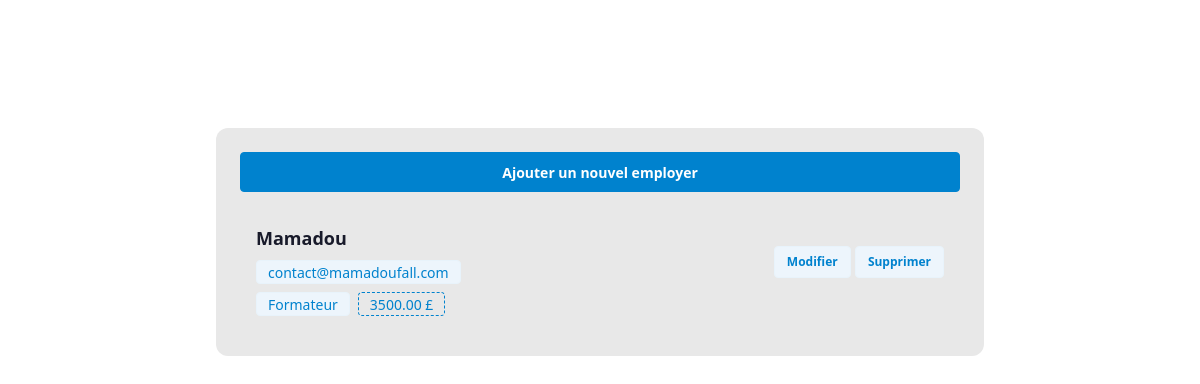
/, run on an earlier commit of the app's database.
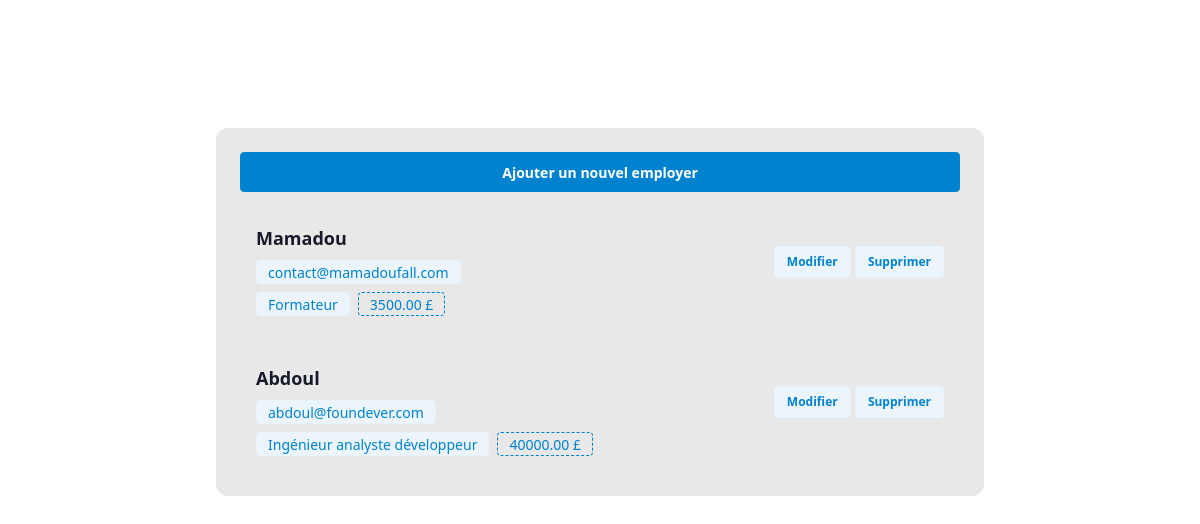
And on a later commit of the database.
### employer/models.py (models this page shows)
class Employer(models.Model):
    nom=models.CharField(max_length=100);
    email=models.EmailField(unique=True);
    poste=models.CharField(max_length=100);
    salaire=models.DecimalField(max_digits=10, decimal_places=2);

### employer/views.py (the view)
# urls.py: path('', views.liste_employers, name='liste_employers'),
def liste_employers(request):
    employers = Employer.objects.all()
    return render(request, 'employer/liste.html', {'employers': employers})

### employer/templates/employer/liste.html
{% extends "base.html" %}
{% block content %}
      <div class="w-full bg-base-200">
        <div class="mb-4">
            <a href="{% url 'ajouter_employer' %}" class="btn btn-primary w-full">Ajouter un nouvel employer</a>
        </div>
        <div class="space-y-4 w-full">
            {% for employer in employers %}
            <div class="p-4 bg-base-10 rounded-lg w-full flex justify-between items-center">
                <div class="space-y-2">
                    <p class="font-bold text-lg">{{ employer.nom }}</p>
                     <p class="badge badge-soft badge-primary">{{ employer.email }}</p>
                     <div class="flex gap-2">
                        <p class="badge badge-soft badge-primary">{{ employer.poste }}</p>
                        <p class="badge badge-dash badge-primary">{{ employer.salaire }} £</p>
                     </div>
                </div>
                <div class="mb-4">
                    <a href="{% url 'modifier_employer' employer.id %}" class="btn btn-primary btn-soft btn-sm">Modifier</a>
                    <a href="{% url 'supprimer_employer' employer.id %}" class="btn btn-primary btn-soft btn-sm">Supprimer</a>
                </div>
            </div>
            {% endfor %}
        </div>
      </div>
{% endblock %}

What changed in the data, as far as the page shows it:
added Employer: nom "Abdoul", email "abdoul@foundever.com", poste "Ingénieur analyste développeur", salaire "40000.00"
